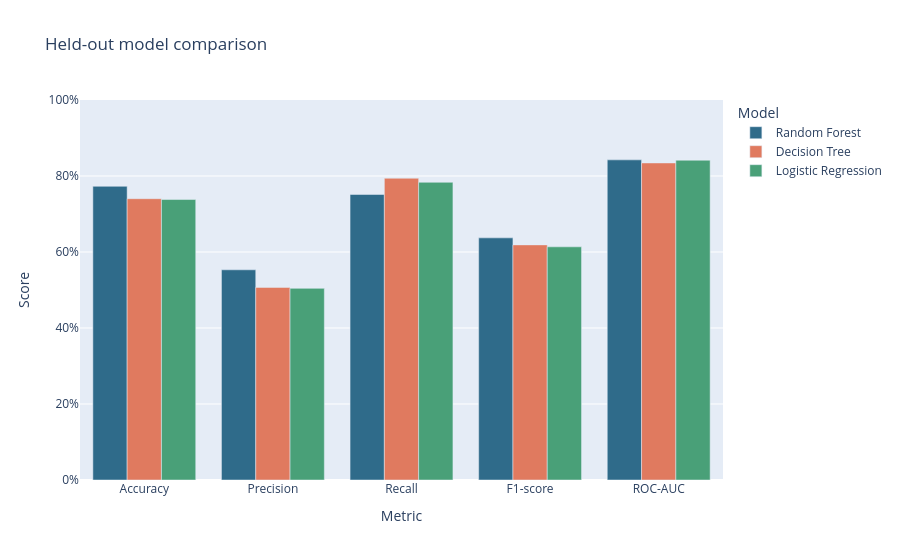
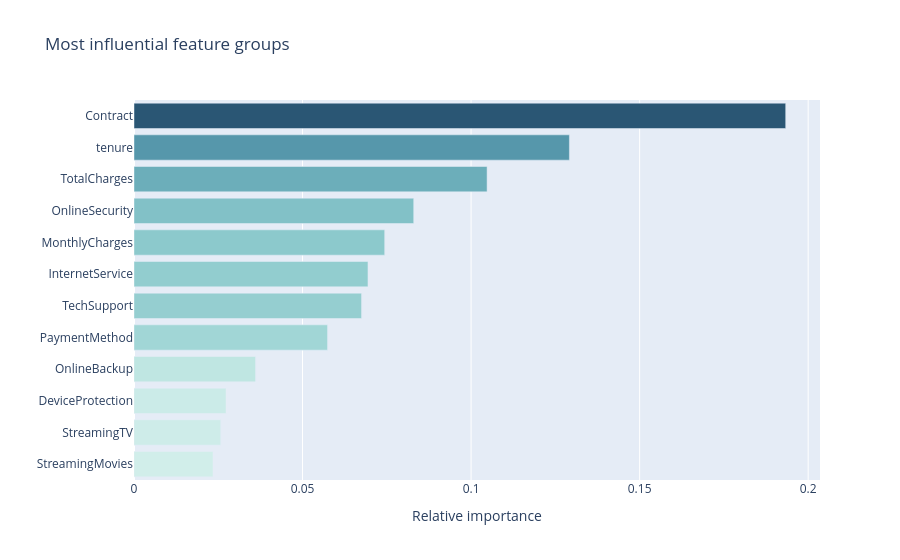

The notebook cell saved with these charts, in order:
### Markdown cell above
## 4. Held-out test comparison and saved model

Each candidate is refitted on the full training partition and evaluated once on the held-out test rows. The selected model bundle contains the fitted pipeline plus the test risk table and result summaries needed by the dashboard, avoiding duplicate output files.

### Code cell
test_rows = []
fitted_models = {}
test_predictions = {}
for name, (classifier, scale_numeric) in model_settings.items():
    model = make_pipeline(classifier, scale_numeric)
    model.fit(X_train, y_train)
    predicted = model.predict(X_test)
    probability = model.predict_proba(X_test)[:, 1]
    fitted_models[name] = model
    test_predictions[name] = (predicted, probability)
    test_rows.append({
        'Model': name,
        'Accuracy': accuracy_score(y_test, predicted),
        'Precision': precision_score(y_test, predicted, zero_division=0),
        'Recall': recall_score(y_test, predicted, zero_division=0),
        'F1-score': f1_score(y_test, predicted, zero_division=0),
        'ROC-AUC': roc_auc_score(y_test, probability),
    })
test_results = pd.DataFrame(test_rows).sort_values(['F1-score', 'Recall', 'ROC-AUC'], ascending=False).reset_index(drop=True)
display(test_results.style.format({column: '{:.3f}' for column in test_results.columns if column != 'Model'}))
fig = px.bar(test_results.melt(id_vars='Model', var_name='Metric', value_name='Score'), x='Metric', y='Score', color='Model', barmode='group', color_discrete_sequence=['#2F6B8A', '#E07A5F', '#49A078'], title='Held-out model comparison')
fig.update_layout(yaxis_range=[0, 1], yaxis_tickformat='.0%')
fig.show()

selected_model = fitted_models[selected_model_name]
selected_class, selected_probability = test_predictions[selected_model_name]
importance_values = selected_model.named_steps['classifier'].feature_importances_
encoded_names = selected_model.named_steps['preprocessor'].get_feature_names_out()
importance_groups = []
for encoded_name, importance_value in zip(encoded_names, importance_values):
    feature_name = encoded_name.split('__', 1)[-1]
    feature_group = next((column for column in feature_columns if feature_name == column or feature_name.startswith(column + '_')), feature_name)
    importance_groups.append({'feature_group': feature_group, 'importance': importance_value})
feature_importance = pd.DataFrame(importance_groups).groupby('feature_group', as_index=False)['importance'].sum().sort_values('importance', ascending=False).reset_index(drop=True)
display(feature_importance.head(12))
importance_chart = px.bar(feature_importance.head(12).sort_values('importance'), x='importance', y='feature_group', orientation='h', color='importance', color_continuous_scale='Teal', title='Most influential feature groups')
importance_chart.update_layout(coloraxis_showscale=False, xaxis_title='Relative importance', yaxis_title='')
importance_chart.show()

confusion = confusion_matrix(y_test, selected_class, labels=[0, 1])
display(pd.DataFrame(confusion, index=['Actual retained', 'Actual churned'], columns=['Predicted retained', 'Predicted churned']))
risk_data = df.loc[X_test.index, ['customerID', 'Contract', 'PaymentMethod', 'tenure', 'MonthlyCharges', 'Churn']].copy()
risk_data['actual_churn'] = y_test.values
risk_data['predicted_churn'] = selected_class
risk_data['churn_probability'] = selected_probability
risk_data['risk_band'] = pd.cut(risk_data['churn_probability'], bins=[-0.001, 0.35, 0.65, 1.001], labels=['Lower', 'Medium', 'Higher'])
risk_data = risk_data.sort_values('churn_probability', ascending=False).reset_index(drop=True)
test_prediction_table = pd.DataFrame({'actual': y_test.values, 'predicted': selected_class, 'probability': selected_probability})
model_bundle = {
    'pipeline': selected_model,
    'features': feature_columns,
    'model_name': selected_model_name,
    'test_metrics': test_results,
    'validation_metrics': validation_results,
    'feature_importance': feature_importance,
    'test_risk': risk_data,
    'test_predictions': test_prediction_table,
}
joblib.dump(model_bundle, MODEL_PATH)
loaded_bundle = joblib.load(MODEL_PATH)
sample_customer = X_test.iloc[[0]]
print('Saved selected model:', MODEL_PATH)
print('Selected model:', loaded_bundle['model_name'])
print('Sample estimated churn probability:', round(float(loaded_bundle['pipeline'].predict_proba(sample_customer)[0, 1]), 3))
print('Model comparison and risk table are stored inside the selected model bundle.')

### Figure 1 — Plotly figure (JSON) as saved in the notebook; plotly's stock layout.template omitted (floating-point values rounded to 4 significant figures)
{"data": [{"alignmentgroup": "True", "hovertemplate": "Model=Random Forest<br>Metric=%{x}<br>Score=%{y}<extra></extra>", "legendgroup": "Random Forest", "marker": {"color": "#2F6B8A", "pattern": {"shape": ""}}, "name": "Random Forest", "offsetgroup": "Random Forest", "orientation": "v", "showlegend": true, "textposition": "auto", "type": "bar", "x": ["Accuracy", "Precision", "Recall", "F1-score", "ROC-AUC"], "xaxis": "x", "y": [0.7729, 0.5531, 0.7513, 0.6372, 0.8425], "yaxis": "y"}, {"alignmentgroup": "True", "hovertemplate": "Model=Decision Tree<br>Metric=%{x}<br>Score=%{y}<extra></extra>", "legendgroup": "Decision Tree", "marker": {"color": "#E07A5F", "pattern": {"shape": ""}}, "name": "Decision Tree", "offsetgroup": "Decision Tree", "orientation": "v", "showlegend": true, "textposition": "auto", "type": "bar", "x": ["Accuracy", "Precision", "Recall", "F1-score", "ROC-AUC"], "xaxis": "x", "y": [0.7402, 0.5068, 0.7941, 0.6188, 0.8343], "yaxis": "y"}, {"alignmentgroup": "True", "hovertemplate": "Model=Logistic Regression<br>Metric=%{x}<br>Score=%{y}<extra></extra>", "legendgroup": "Logistic Regression", "marker": {"color": "#49A078", "pattern": {"shape": ""}}, "name": "Logistic Regression", "offsetgroup": "Logistic Regression", "orientation": "v", "showlegend": true, "textposition": "auto", "type": "bar", "x": ["Accuracy", "Precision", "Recall", "F1-score", "ROC-AUC"], "xaxis": "x", "y": [0.7381, 0.5043, 0.7834, 0.6136, 0.8415], "yaxis": "y"}], "layout": {"barmode": "group", "legend": {"title": {"text": "Model"}, "tracegroupgap": 0}, "title": {"text": "Held-out model comparison"}, "xaxis": {"anchor": "y", "domain": [0.0, 1.0], "title": {"text": "Metric"}}, "yaxis": {"anchor": "x", "domain": [0.0, 1.0], "range": [0, 1], "tickformat": ".0%", "title": {"text": "Score"}}}}

### Figure 2 — Plotly figure (JSON) as saved in the notebook; plotly's stock layout.template omitted (floating-point values rounded to 4 significant figures)
{"data": [{"hovertemplate": "importance=%{marker.color}<br>feature_group=%{y}<extra></extra>", "legendgroup": "", "marker": {"color": [0.02344, 0.02572, 0.0273, 0.03606, 0.05742, 0.06751, 0.06941, 0.07437, 0.08298, 0.1047, 0.1292, 0.1933], "coloraxis": "coloraxis", "pattern": {"shape": ""}}, "name": "", "orientation": "h", "showlegend": false, "textposition": "auto", "type": "bar", "x": [0.02344, 0.02572, 0.0273, 0.03606, 0.05742, 0.06751, 0.06941, 0.07437, 0.08298, 0.1047, 0.1292, 0.1933], "xaxis": "x", "y": ["StreamingMovies", "StreamingTV", "DeviceProtection", "OnlineBackup", "PaymentMethod", "TechSupport", "InternetService", "MonthlyCharges", "OnlineSecurity", "TotalCharges", "tenure", "Contract"], "yaxis": "y"}], "layout": {"barmode": "relative", "coloraxis": {"colorbar": {"title": {"text": "importance"}}, "colorscale": [[0.0, "rgb(209, 238, 234)"], [0.1667, "rgb(168, 219, 217)"], [0.3333, "rgb(133, 196, 201)"], [0.5, "rgb(104, 171, 184)"], [0.6667, "rgb(79, 144, 166)"], [0.8333, "rgb(59, 115, 143)"], [1.0, "rgb(42, 86, 116)"]], "showscale": false}, "legend": {"tracegroupgap": 0}, "title": {"text": "Most influential feature groups"}, "xaxis": {"anchor": "y", "domain": [0.0, 1.0], "title": {"text": "Relative importance"}}, "yaxis": {"anchor": "x", "domain": [0.0, 1.0], "title": {"text": ""}}}}
